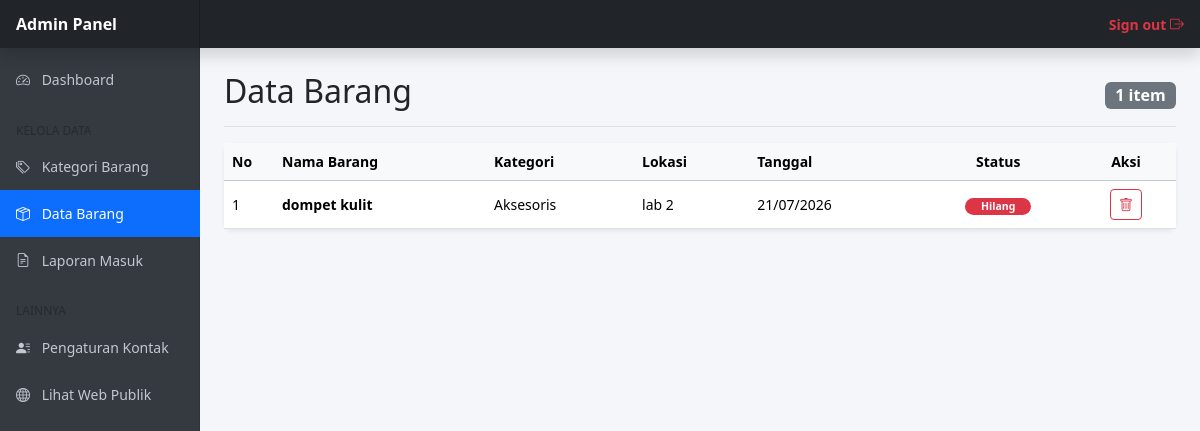
Before: /admin/barang (signed in) with the older database file.
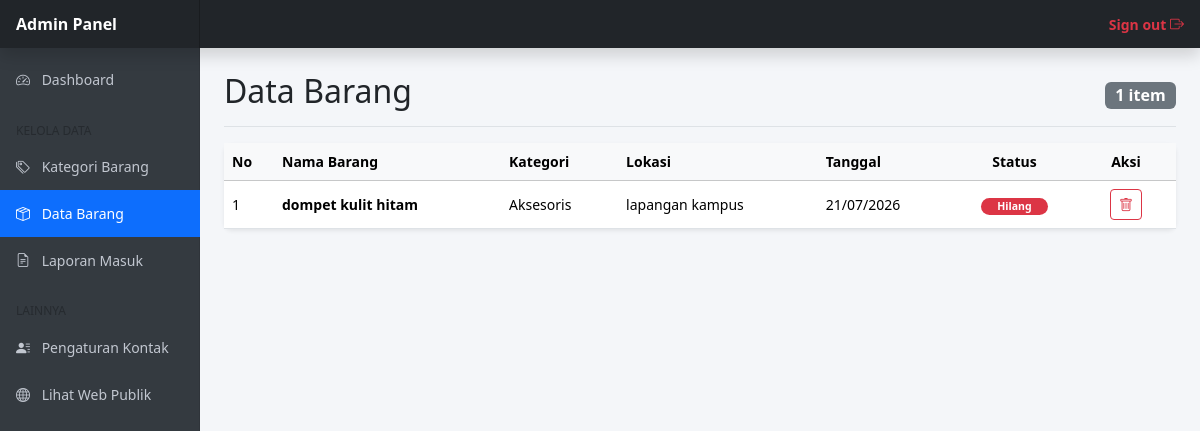
After: the same page with the newer database file.
### models/models.py (models this page shows)
class Barang(db.Model):
    __tablename__ = 'barang'
    id = db.Column(db.Integer, primary_key=True)
    nama_barang = db.Column(db.String(200), nullable=False)
    kategori_id = db.Column(db.Integer, db.ForeignKey('kategori.id'), nullable=True)
    warna = db.Column(db.String(50))
    lokasi = db.Column(db.String(200), nullable=False)
    tanggal = db.Column(db.Date, nullable=False)
    deskripsi = db.Column(db.Text)
    status = db.Column(db.String(20), nullable=False) # 'Hilang' atau 'Ditemukan'
    foto = db.Column(db.String(255))
    laporan = db.relationship('Laporan', backref='barang', lazy=True, cascade="all, delete-orphan")

class Kategori(db.Model):
    __tablename__ = 'kategori'
    id = db.Column(db.Integer, primary_key=True)
    nama_kategori = db.Column(db.String(100), nullable=False)
    barang = db.relationship('Barang', backref='kategori', lazy=True)

### routes/admin.py (the view)
@admin_bp.route('/barang')
@login_required
def barang():
    barangs = Barang.query.order_by(Barang.id.desc()).all()
    return render_template('admin/barang.html', barangs=barangs)

### routes/admin.py (called while the page is built)
def login_required(f):
    from functools import wraps
    @wraps(f)
    def decorated_function(*args, **kwargs):
        if 'admin_id' not in session:
            flash('Silakan login terlebih dahulu.', 'warning')
            return redirect(url_for('admin.login'))
        return f(*args, **kwargs)
    return decorated_function

### templates/admin/barang.html (shortened to what this page needs)
{% extends 'admin/admin_base.html' %}
{% block content %}
<div class="d-flex justify-content-between flex-wrap flex-md-nowrap align-items-center pb-2 mb-3 border-bottom">
    <h1 class="h2">Data Barang</h1>
    <span class="badge bg-secondary fs-6">{{ barangs|length }} item</span>
</div>
<div class="card border-0 shadow-sm rounded-3">
    <div class="card-body p-0">
        <div class="table-responsive">
            <table class="table table-hover align-middle mb-0">
                <thead class="table-light">
                    <tr>
                        <th style="width: 50px;">No</th>
                        <th>Nama Barang</th>
                        <th>Kategori</th>
                        <th>Lokasi</th>
                        <th>Tanggal</th>
                        <th class="text-center">Status</th>
                        <th style="width: 100px;" class="text-center">Aksi</th>
                    </tr>
                </thead>
                <tbody>
                    {% if barangs %}
                        {% for barang in barangs %}
                        <tr>
                            <td>{{ loop.index }}</td>
                            <td class="fw-bold">{{ barang.nama_barang }}</td>
                            <td>{{ barang.kategori.nama_kategori if barang.kategori else '-' }}</td>
                            <td>{{ barang.lokasi }}</td>
                            <td>{{ barang.tanggal.strftime('%d/%m/%Y') }}</td>
                            <td class="text-center">
                                {% if barang.status == 'Hilang' %}
                                    <span class="badge bg-danger rounded-pill px-3">Hilang</span>
                                {% else %}
                                    <span class="badge bg-success rounded-pill px-3">Ditemukan</span>
                                {% endif %}
                            </td>
                            <td class="text-center">
                                <a href="{{ url_for('admin.barang_hapus', id=barang.id) }}" class="btn btn-sm btn-outline-danger" onclick="return confirm('Yakin ingin menghapus data barang ini?')">
                                    <i class="bi bi-trash"></i>
                                </a>
                            </td>
                        </tr>
                        {% endfor %}
                    {% else %}
                        <tr>
                            <td colspan="7" class="text-center text-muted py-4">Belum ada data barang.</td>
                        </tr>
                    {% endif %}
                </tbody>
            </table>
        </div>
    </div>
</div>
{% endblock %}

Changed rows visible on the page:
removed Barang: nama_barang "dompet kulit", kategori "Aksesoris", lokasi "lab 2", tanggal "21/07/2026", status "Hilang"
added Barang: nama_barang "dompet kulit hitam", kategori "Aksesoris", lokasi "lapangan kampus", tanggal "21/07/2026", status "Hilang"
